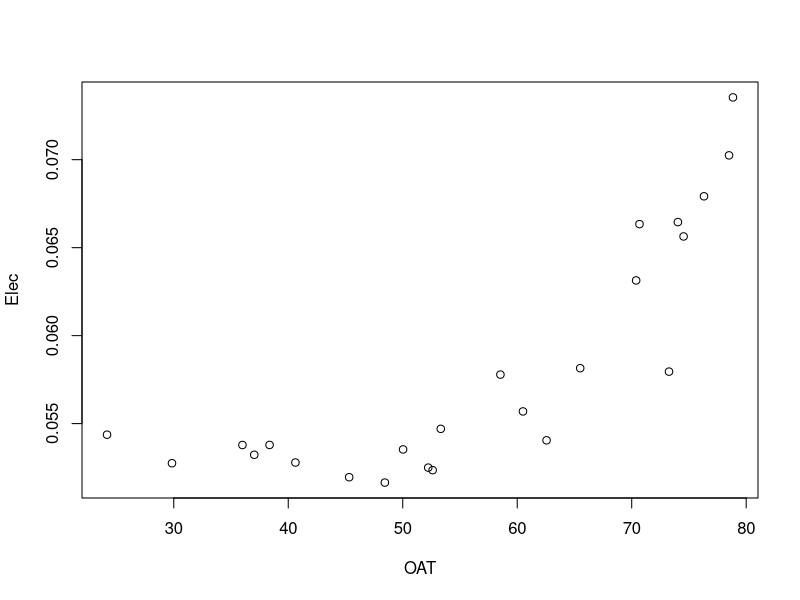
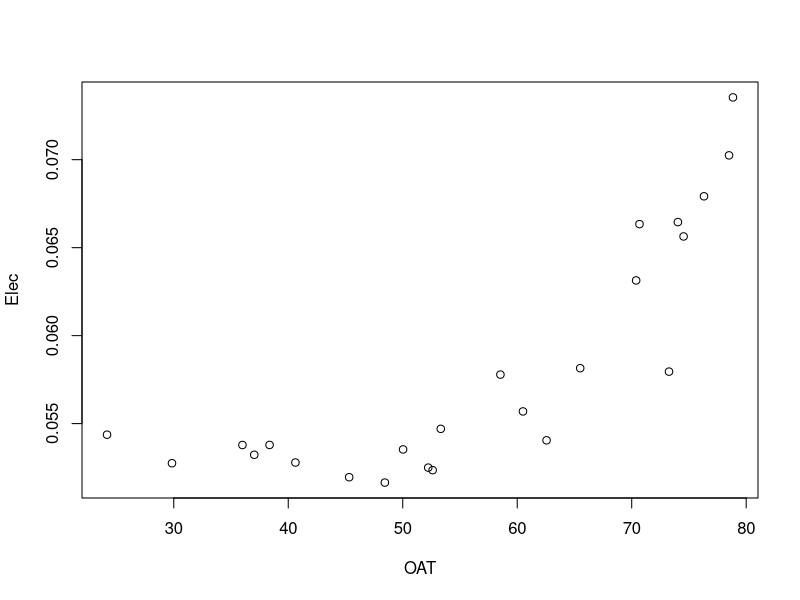
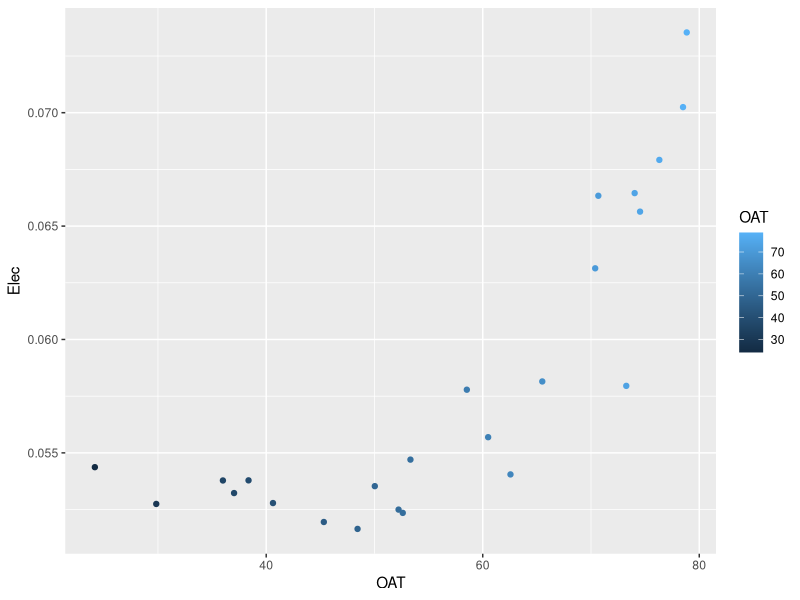
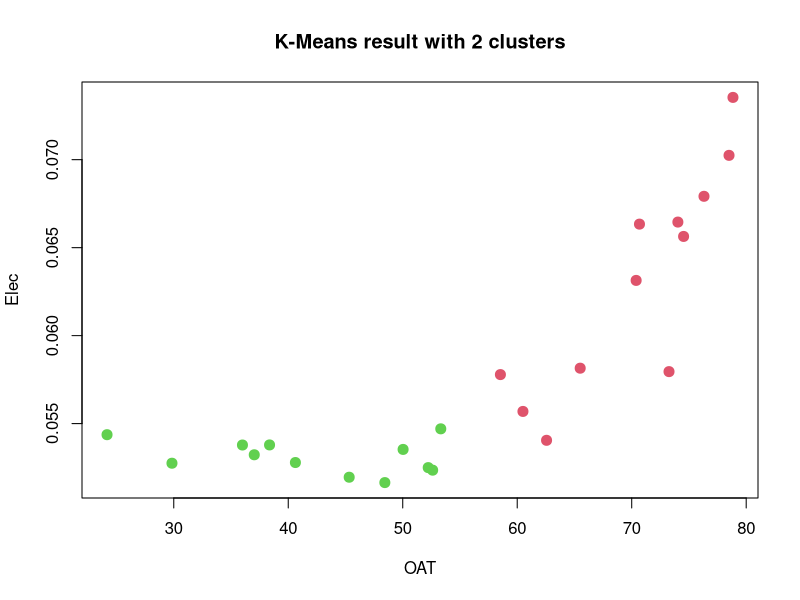
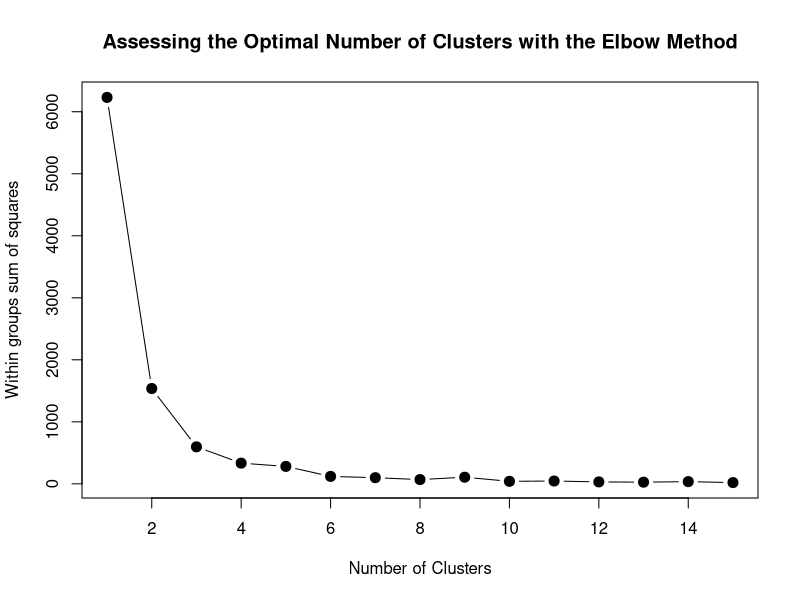
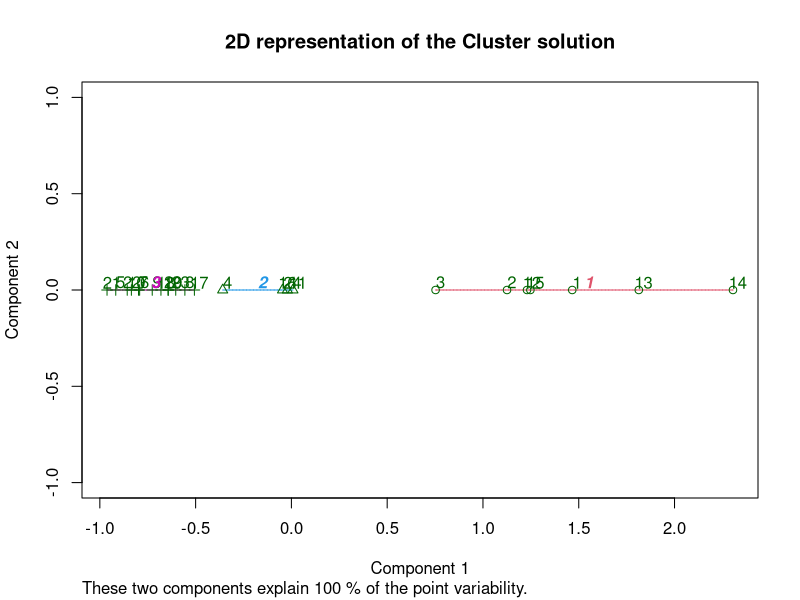
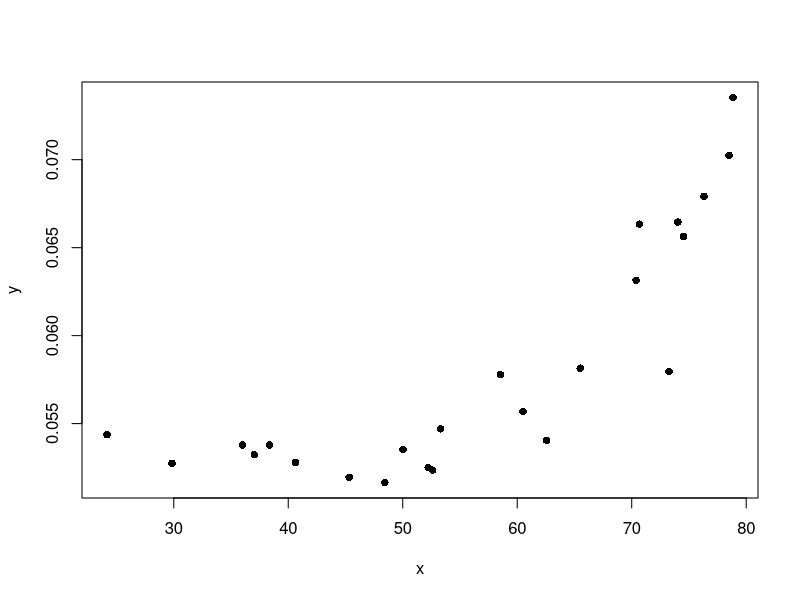
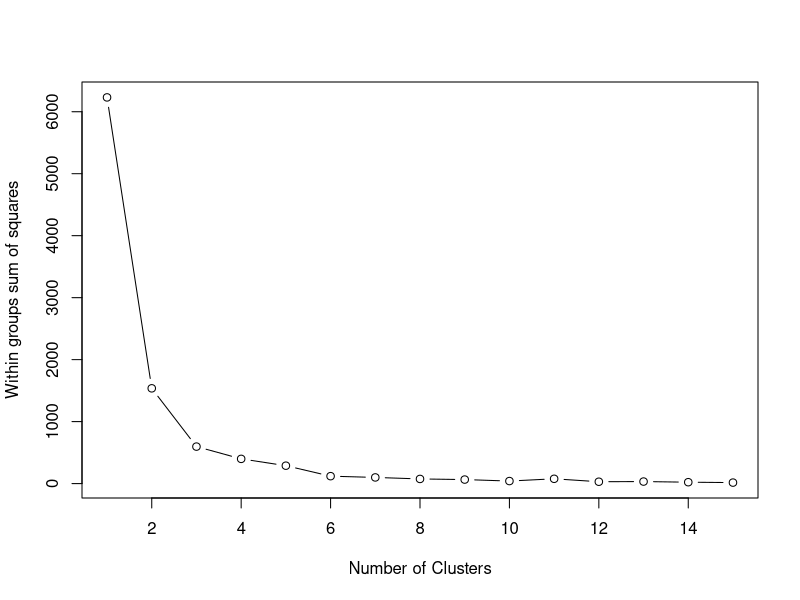

Generate these figures, in order, with R:

# https://www.r-bloggers.com/r-for-ecologists-putting-together-a-piecewise-regression/

####

library(segmented)
options(scipen = 999)

library(segmented)
gold <- read.csv("100gold.csv", header = T)
head(gold)
str(gold)
df0 <- gold[c("OAT", "Elec")]
plot(df0)

#### Clusters
df0 <- gold[c("OAT", "Elec")]
plot(df0)

library(ggplot2)
ggplot(df0, aes(OAT, Elec, color=OAT)) + geom_point()

# Divide OATs into clusters
(kc <- kmeans(df0, 2)) 

table(df0$OAT, kc$cluster)

# Perform K-Means with 2 clusters
set.seed(7)
km1 = kmeans(df0, 2, nstart=100)

# Plot results
plot(df0, col =(km1$cluster +1) , main="K-Means result with 2 clusters", pch=20, cex=2)

# Check for the optimal number of clusters given the data

mydata <- df0
wss <- (nrow(mydata)-1)*sum(apply(mydata,2,var))
for (i in 2:15) wss[i] <- sum(kmeans(mydata,
                                     centers=i)$withinss)
plot(1:15, wss, type="b", xlab="Number of Clusters",
     ylab="Within groups sum of squares",
     main="Assessing the Optimal Number of Clusters with the Elbow Method",
     pch=20, cex=2)

# Perform K-Means with the optimal number of clusters identified from the Elbow method
set.seed(7)
km2 = kmeans(df0, 3, nstart=100)

# Examine the result of the clustering algorithm
km2




df0.stand <- scale(df0[-1]) 

# K-Means
k.means.fit <- kmeans(df0.stand, 3) # k = 3

attributes(k.means.fit)
k.means.fit$centers

# Clusters:
k.means.fit$cluster

# Cluster size:
k.means.fit$size

library(cluster)
clusplot(df0.stand, k.means.fit$cluster, main='2D representation of the Cluster solution',
         color=TRUE, shade=TRUE,
         labels=2, lines=0)


fit.glm <- glm(Elec ~ OAT, data = df0)
fit.seg <- segmented(fit.glm, seg.Z = ~OAT, psi = 50)
print(fit.seg)
summary(fit.seg)

davies.test(fit.glm, ~OAT, k=24)

slope(fit.seg)

fit.glm <- update(fit.glm, .~.-OAT)
fit.seg1 <- update(fit.seg)

fit.seg1$psi

x <- df0$OAT
y <- df0$Elec
plot(x,y, pch=16)


####

#http://www.statmethods.net/advstats/cluster.html

# Determine number of clusters
wss <- (nrow(df0)-1)*sum(apply(df0,2,var))
for (i in 2:15) wss[i] <- sum(kmeans(df0, 
                                     centers=i)$withinss)
plot(1:15, wss, type="b", xlab="Number of Clusters",
     ylab="Within groups sum of squares")

# K-Means Cluster Analysis
fit <- kmeans(df0, 5) # 5 cluster solution
# get cluster means 
aggregate(df0,by=list(fit$cluster),FUN=mean)
# append cluster assignment
df0 <- data.frame(df0, fit$cluster)

# Ward Hierarchical Clustering
d <- dist(df0, method = "euclidean") # distance matrix
fit <- hclust(d, method="ward.D") 
plot(fit) # display dendogram
groups <- cutree(fit, k=5) # cut tree into 5 clusters
# draw dendogram with red borders around the 5 clusters 
rect.hclust(fit, k=5, border="red")



# Ward Hierarchical Clustering with Bootstrapped p values
library(pvclust)
fit <- pvclust(df0, method.hclust="ward.D2",
               method.dist="euclidean")
plot(fit) # dendogram with p values
# add rectangles around groups highly supported by the data
pvrect(fit, alpha=.95)




# Model Based Clustering
library(mclust)
fit <- Mclust(df0)
plot(fit) # plot results 
summary(fit) # display the best model



# K-Means Clustering with 5 clusters
fit <- kmeans(df0, 5)

# Cluster Plot against 1st 2 principal components

# vary parameters for most readable graph
library(cluster) 
clusplot(df0, fit$cluster, color=TRUE, shade=TRUE, 
         labels=2, lines=0)

# Centroid Plot against 1st 2 discriminant functions
library(fpc)
plotcluster(mydata, fit$cluster)
